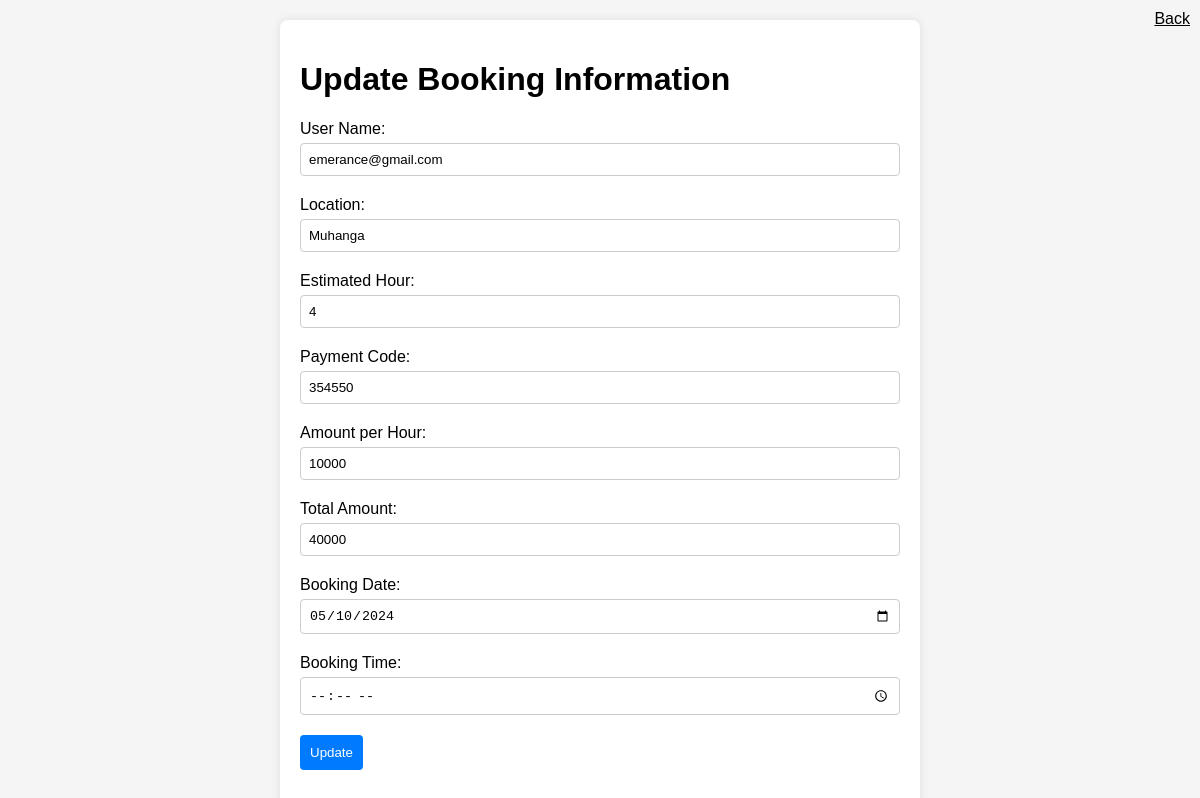
Page /updatebooking.php?id=emerance@gmail.com on the committed database.
### tables this page shows
CREATE TABLE `booking` (
  `Booking_Id` int(11) NOT NULL,
  `user_Name` varchar(200) DEFAULT NULL,
  `location` varchar(50) DEFAULT NULL,
  `estimated_hour` int(50) DEFAULT NULL,
  `payment_code` int(50) DEFAULT NULL,
  `amount_perhour` int(50) DEFAULT NULL,
  `total_amount` int(50) DEFAULT NULL,
  `booking_date` date DEFAULT NULL,
  `booking_time` time(6) DEFAULT NULL
);

### updatebooking.php (the view, shortened to what this page needs)
<?php
include('connection.php');
if (isset($_GET['id'])) {
    $id = $conn->real_escape_string($_GET['id']);
    $select_sql = "SELECT * FROM booking WHERE user_Name='$id'";
    $result = $conn->query($select_sql);
    if ($result->num_rows == 1) {
        $row = $result->fetch_assoc();
        $uname = $row['user_Name'];
        $location = $row['location'];
        $ehour = $row['estimated_hour'];
        $code = $row['payment_code'];
        $amount = $row['amount_perhour'];
        $tamount = $row['total_amount'];
        $date = $row['booking_date'];
        $hour = $row['booking_time'];
    }
    else {
        echo "Booking not found";
        exit;
    }
    echo "<a href='adminbookings.php' style='position: absolute; top: 10px; right: 10px; color: black;'>Back</a>";
}
?>
<!DOCTYPE html>
<html lang="en">
<head>
</head>
<body>
    <div class="container">
        <h1>Update Booking Information</h1>
        <form method="POST" action="<?php echo htmlspecialchars($_SERVER["PHP_SELF"]); ?>">
            <div class="form-group">
                <label for="uname">User Name:</label>
                <input type="text" id="uname" name="user_Name" value="<?php echo $uname; ?>" required>
            </div>
            <div class="form-group">
                <label for="location">Location:</label>
                <input type="text" id="location" name="location" value="<?php echo $location; ?>" required>
            </div>
            <div class="form-group">
                <label for="ehour">Estimated Hour:</label>
                <input type="number" id="ehour" name="estimated_hour" value="<?php echo $ehour; ?>" required>
            </div>
            <div class="form-group">
                <label for="code">Payment Code:</label>
                <input type="number" id="code" name="payment_code" value="<?php echo $code; ?>" required readonly>
            </div>
            <div class="form-group">
                <label for="amount">Amount per Hour:</label>
                <input type="number" id="amount" name="amount_perhour" value="<?php echo $amount; ?>" required readonly>
            </div>
            <div class="form-group">
                <label for="tamount">Total Amount:</label>
                <input type="number" id="tamount" name="total_amount" value="<?php echo $tamount; ?>" required>
            </div>
            <div class="form-group">
                <label for="date">Booking Date:</label>
                <input type="date" id="date" name="booking_date" value="<?php echo $date; ?>" required>
            </div>
            <div class="form-group">
                <label for="hour">Booking Time:</label>
                <input type="time" id="hour" name="booking_time" value="<?php echo $hour; ?>" required>
            </div>
            <div class="form-group">
                <button type="submit" name="update">Update</button>
            </div>
        </form>
    </div>
</body>
</html>

### updatebooking.php (style rules this page uses)
body { font-family: Arial, sans-serif; margin: 0; padding: 0; background-color: #f5f5f5; }
.container { max-width: 600px; margin: 20px auto; padding: 20px; background-color: #fff; border-radius: 8px; box-shadow: 0 0 10px rgba(0, 0, 0, 0.1); }
.form-group { margin-bottom: 20px; }
.form-group label { display: block; margin-bottom: 5px; }
.form-group input { width: 100%; padding: 8px; border: 1px solid #ccc; border-radius: 4px; box-sizing: border-box; }
.form-group button { background-color: #007bff; color: #fff; border: none; padding: 10px; border-radius: 4px; cursor: pointer; transition: background-color 0.3s ease; }

### rows in the picture
booking: user_Name "emerance@gmail.com", location "Muhanga", estimated_hour "4", payment_code "354550", amount_perhour "10000", total_amount "40000", booking_date "05/10/2024"
